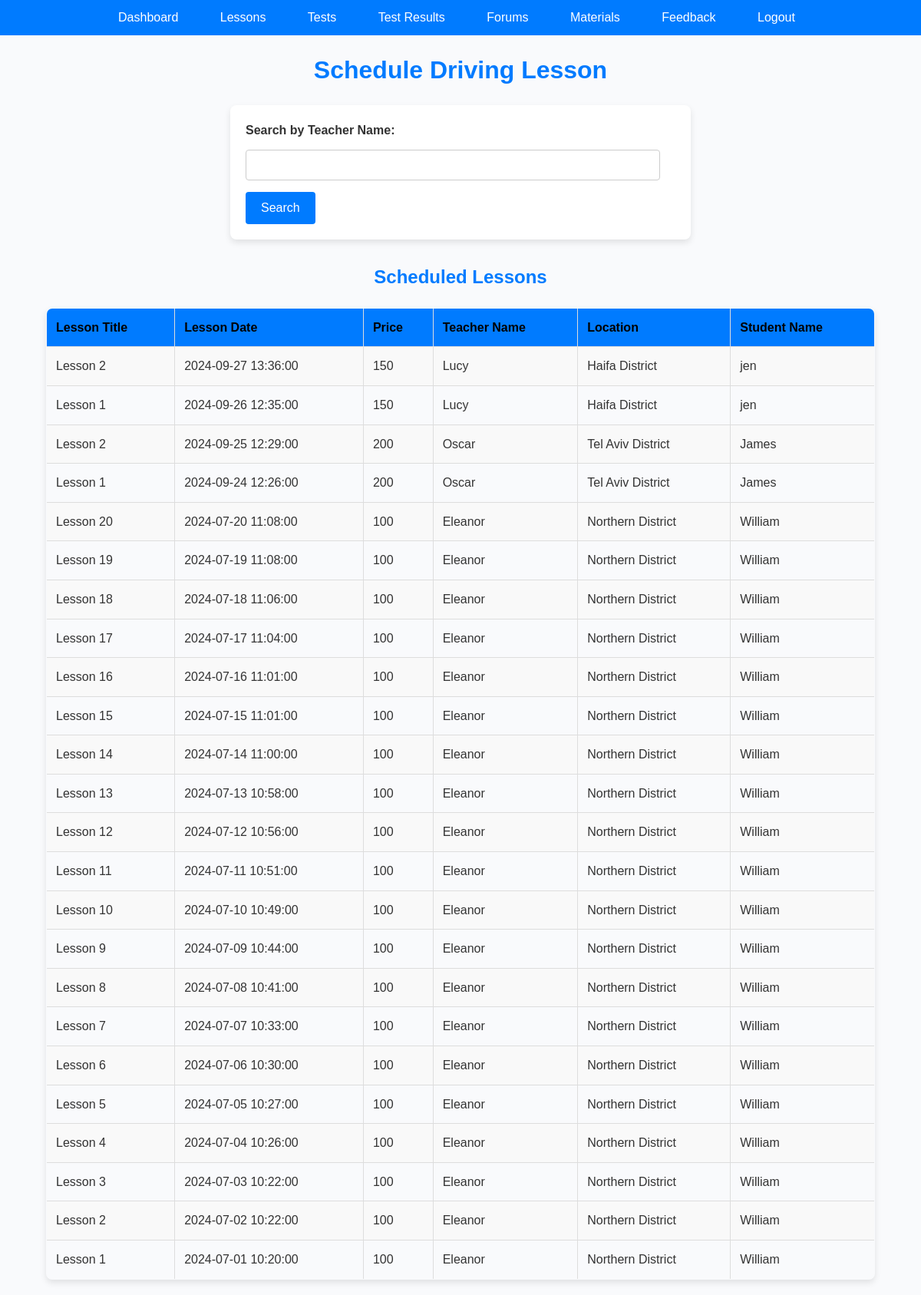
/driving_lessons_system_final/schedule_lesson.php (signed in), run on the app's committed database.
### tables this page shows
CREATE TABLE IF NOT EXISTS `lessons` (
  `lesson_id` int NOT NULL AUTO_INCREMENT,
  `user_id` int DEFAULT NULL,
  `lesson_date` datetime DEFAULT NULL,
  `created_at` timestamp NULL DEFAULT CURRENT_TIMESTAMP,
  `price` int NOT NULL,
  `teacher_name` varchar(255) DEFAULT NULL,
  `location` enum('Northern District','Southern District','Center District','Haifa District','Tel Aviv District','Jerusalem District') DEFAULT NULL,
  `student_name` varchar(255) DEFAULT NULL,
  `lesson_title` varchar(255) NOT NULL,
  PRIMARY KEY (`lesson_id`),
  KEY `user_id` (`user_id`)
);

### driving_lessons_system_final/schedule_lesson.php (the view, shortened to what this page needs)
<?php
include 'config.php';
$role_id = $_SESSION['role_id'];
$username = $_SESSION['username'];
$search_query = "";
if ($role_id == 3) {
    $stmt = $conn->prepare("SELECT lesson_title, lesson_date, price, teacher_name, location, student_name FROM lessons WHERE student_name = ? ORDER BY lesson_date DESC");
    if ($stmt === false) {
        die("Error preparing statement: " . $conn->error);
    }
    $stmt->bind_param("s", $username);
} else if ($role_id == 2) {
    $stmt = $conn->prepare("SELECT lesson_title, lesson_date, price, teacher_name, location, student_name FROM lessons WHERE teacher_name = ? ORDER BY lesson_date DESC");
    if ($stmt === false) {
        die("Error preparing statement: " . $conn->error);
    }
    $stmt->bind_param("s", $username);
} else if ($role_id == 1) {
    if (isset($_GET['search_query'])) {
        $search_query = $_GET['search_query'];
        $stmt = $conn->prepare("SELECT lesson_title, lesson_date, price, teacher_name, location, student_name FROM lessons WHERE teacher_name LIKE ? ORDER BY lesson_date DESC");
        if ($stmt === false) {
            die("Error preparing statement: " . $conn->error);
        }
        $search_param = "%" . $search_query . "%";
        $stmt->bind_param("s", $search_param);
    } else {
        $stmt = $conn->prepare("SELECT lesson_title, lesson_date, price, teacher_name, location, student_name FROM lessons ORDER BY lesson_date DESC");
    }
}
$stmt->execute();
$result = $stmt->get_result();
$lessons = $result->fetch_all(MYSQLI_ASSOC);
?>
<!DOCTYPE html>
<html lang="en">
<head>
    <link rel="stylesheet" href="style.css">
</head>
<body>
    <nav>
    <ul>
<li><a href="dashboard.php">Dashboard</a></li>
            <?php if ($role_id != 3):?>
                <li><a href="schedule_lesson.php">Lessons</a></li>
            <?php endif; ?>
            <?php if ($role_id != 3):?>
            <li><a href="schedule_test.php">Tests</a></li>
            <li><a href="test_results.php">Test Results</a></li>
            <?php endif; ?>
            <li><a href="forum.php">Forums</a></li>
            <li><a href="upload_materials.php">Materials</a></li>
            <li><a href="feedback.php">Feedback</a></li>
            <li><a href="logout.php">Logout</a></li>
        </ul>
    </nav>
    <h1>Schedule Driving Lesson</h1>
    <?php if ($role_id == 1):  ?>
        <form action="schedule_lesson.php" method="get">
            <label for="search_query">Search by Teacher Name:</label>
            <input type="text" id="search_query" name="search_query" value="<?php echo htmlspecialchars($search_query); ?>">
            <button type="submit">Search</button>
        </form>
    <?php endif; ?>
    <h2>Scheduled Lessons</h2>
    <table border="1">
        <tr>
            <th>Lesson Title</th>
            <th>Lesson Date</th>
            <th>Price</th>
            <th>Teacher Name</th>
            <th>Location</th>
            <th>Student Name</th>
        </tr>
        <?php
        foreach ($lessons as $lesson) {
            $lesson_date = new DateTime($lesson['lesson_date']);
            $now = new DateTime();
            $row_class = ($lesson_date < $now) ? 'class="past-lesson"' : '';
            echo "<tr $row_class>";
            echo "<td>" . htmlspecialchars($lesson['lesson_title']) . "</td>";
            echo "<td>" . htmlspecialchars($lesson['lesson_date']) . "</td>";
            echo "<td>" . htmlspecialchars($lesson['price']) . "</td>";
            echo "<td>" . htmlspecialchars($lesson['teacher_name']) . "</td>";
            echo "<td>" . htmlspecialchars($lesson['location']) . "</td>";
            echo "<td>" . htmlspecialchars($lesson['student_name']) . "</td>";
            echo "</tr>";
        }
        ?>
    </table>
</body>
</html>

### driving_lessons_system_final/style.css (style rules this page uses)
* { margin: 0; padding: 0; box-sizing: border-box; }
body { font-family: 'Arial', sans-serif; line-height: 1.6; background-color: #f9fafc; color: #333; margin: 0; padding: 0; }
h1, h2, h3 { text-align: center; margin-bottom: 20px; color: #007bff; font-weight: bold; }
nav ul { list-style-type: none; padding: 0; text-align: center; background-color: #007bff; margin-bottom: 20px; }
nav ul li { display: inline-block; margin-right: 10px; }
nav ul li a { text-decoration: none; color: #fff; padding: 10px 20px; display: block; border-radius: 4px; transition: background-color 0.3s ease, transform 0.3s ease; }
form { background-color: #fff; padding: 20px; border-radius: 8px; box-shadow: 0 4px 8px rgba(0,0,0,0.1); max-width: 600px; margin: 20px auto; margin-bottom: 30px; }
label { display: block; margin-bottom: 8px; color: #333; font-weight: bold; }
textarea, input[type="text"], input[type="email"], input[type="password"], input[type="select"], input[type="date"] { width: calc(100% - 20px); padding: 10px; margin-top: 5px; margin-bottom: 15px; border: 1px solid #ccc; border-radius: 4px; font-size: 16px; transition: border-color 0.3s ease; }
button[type="submit"], button[value="add result"], button[value="add progress"], input[type="submit"] { background-color: #007bff; color: #fff; border: none; padding: 12px 20px; cursor: pointer; border-radius: 4px; font-size: 16px; transition: background-color 0.3s ease, transform 0.3s ease; }
table { width: 90%; border-collapse: collapse; margin: 20px auto; border-radius: 8px; overflow: hidden; box-shadow: 0 4px 8px rgba(0,0,0,0.1); }
table th, table td { border: 1px solid #ddd; padding: 12px; text-align: left; transition: background-color 0.3s ease; }
table th { background-color: #007bff; color:black; font-weight: bold; }
table tr:nth-child(even) { background-color: #f9f9f9; }
button { background-color: #007bff; color: #fff; border: none; padding: 10px 20px; cursor: pointer; border-radius: 4px; font-size: 16px; transition: background-color 0.3s ease, transform 0.3s ease; }

### data on the page
lessons: lesson_title "Lesson 2", lesson_date "2024-09-27 13:36:00", price "150", teacher_name "Lucy", location "Haifa District", student_name "jen"
lessons: lesson_title "Lesson 1", lesson_date "2024-09-26 12:35:00", price "150", teacher_name "Lucy", location "Haifa District", student_name "jen"
lessons: lesson_title "Lesson 2", lesson_date "2024-09-25 12:29:00", price "200", teacher_name "Oscar", location "Tel Aviv District", student_name "James"
lessons: lesson_title "Lesson 1", lesson_date "2024-09-24 12:26:00", price "200", teacher_name "Oscar", location "Tel Aviv District", student_name "James"
lessons: lesson_title "Lesson 20", lesson_date "2024-07-20 11:08:00", price "100", teacher_name "Eleanor", location "Northern District", student_name "William"
lessons: lesson_title "Lesson 19", lesson_date "2024-07-19 11:08:00", price "100", teacher_name "Eleanor", location "Northern District", student_name "William"
lessons: lesson_title "Lesson 18", lesson_date "2024-07-18 11:06:00", price "100", teacher_name "Eleanor", location "Northern District", student_name "William"
lessons: lesson_title "Lesson 17", lesson_date "2024-07-17 11:04:00", price "100", teacher_name "Eleanor", location "Northern District", student_name "William"
lessons: lesson_title "Lesson 16", lesson_date "2024-07-16 11:01:00", price "100", teacher_name "Eleanor", location "Northern District", student_name "William"
lessons: lesson_title "Lesson 15", lesson_date "2024-07-15 11:01:00", price "100", teacher_name "Eleanor", location "Northern District", student_name "William"
lessons: lesson_title "Lesson 14", lesson_date "2024-07-14 11:00:00", price "100", teacher_name "Eleanor", location "Northern District", student_name "William"
lessons: lesson_title "Lesson 13", lesson_date "2024-07-13 10:58:00", price "100", teacher_name "Eleanor", location "Northern District", student_name "William"
lessons: lesson_title "Lesson 12", lesson_date "2024-07-12 10:56:00", price "100", teacher_name "Eleanor", location "Northern District", student_name "William"
lessons: lesson_title "Lesson 11", lesson_date "2024-07-11 10:51:00", price "100", teacher_name "Eleanor", location "Northern District", student_name "William"
lessons: lesson_title "Lesson 10", lesson_date "2024-07-10 10:49:00", price "100", teacher_name "Eleanor", location "Northern District", student_name "William"
lessons: lesson_title "Lesson 9", lesson_date "2024-07-09 10:44:00", price "100", teacher_name "Eleanor", location "Northern District", student_name "William"
lessons: lesson_title "Lesson 8", lesson_date "2024-07-08 10:41:00", price "100", teacher_name "Eleanor", location "Northern District", student_name "William"
lessons: lesson_title "Lesson 7", lesson_date "2024-07-07 10:33:00", price "100", teacher_name "Eleanor", location "Northern District", student_name "William"
lessons: lesson_title "Lesson 6", lesson_date "2024-07-06 10:30:00", price "100", teacher_name "Eleanor", location "Northern District", student_name "William"
lessons: lesson_title "Lesson 5", lesson_date "2024-07-05 10:27:00", price "100", teacher_name "Eleanor", location "Northern District", student_name "William"
lessons: lesson_title "Lesson 4", lesson_date "2024-07-04 10:26:00", price "100", teacher_name "Eleanor", location "Northern District", student_name "William"
lessons: lesson_title "Lesson 3", lesson_date "2024-07-03 10:22:00", price "100", teacher_name "Eleanor", location "Northern District", student_name "William"
lessons: lesson_title "Lesson 2", lesson_date "2024-07-02 10:22:00", price "100", teacher_name "Eleanor", location "Northern District", student_name "William"
lessons: lesson_title "Lesson 1", lesson_date "2024-07-01 10:20:00", price "100", teacher_name "Eleanor", location "Northern District", student_name "William"
